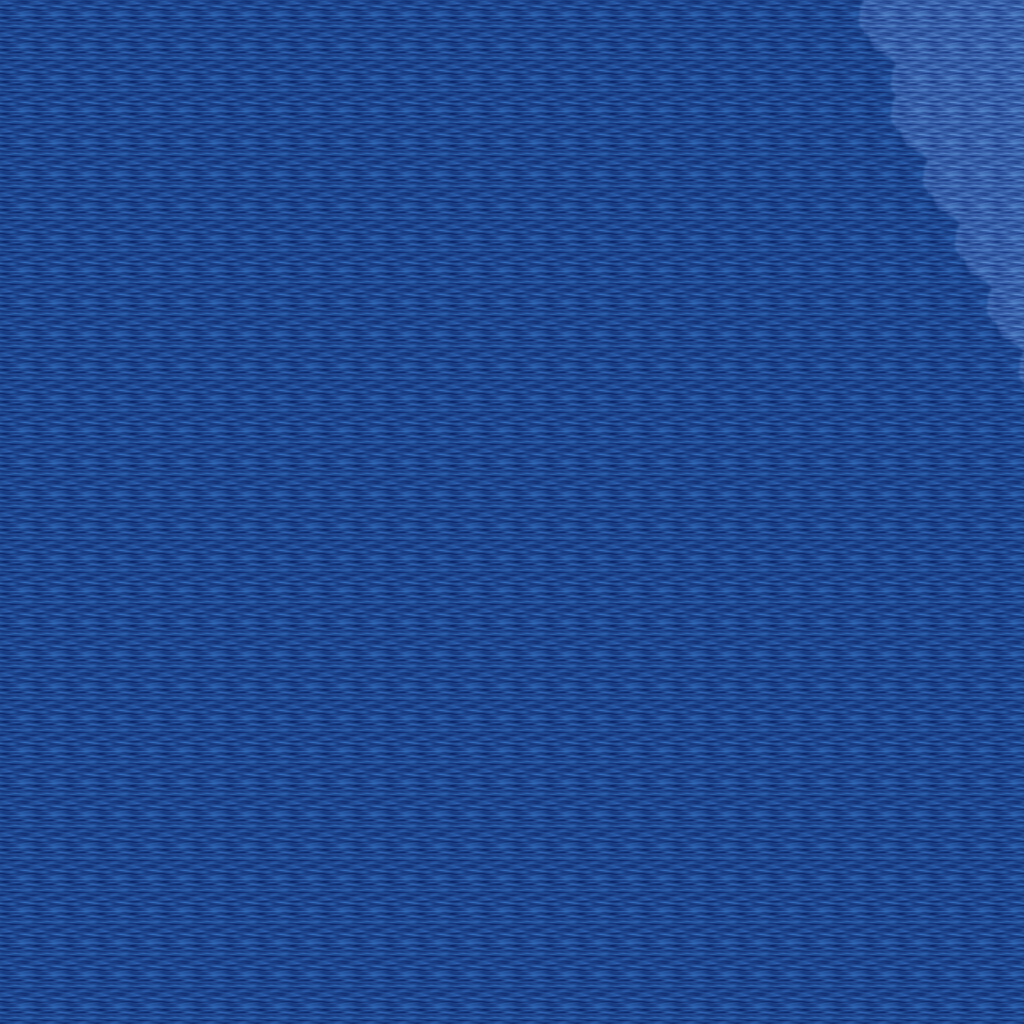

Rendered tile map (Tiled .tmx) drawn with the repository's tilesets; below, a short description and the map source with its tile grids summarised:
An orthogonal 32x32 tile map with 32x32 px tiles, 5 tile layers (Ground, Objects, Objects2, Above, ...), 1 hidden layer not drawn, 27 tilesets.

<map version="1.10" tiledversion="1.11.0" orientation="orthogonal" renderorder="right-down" width="32" height="32" tilewidth="32" tileheight="32" infinite="0" nextlayerid="11" nextobjectid="1">
 <tileset firstgid="1" name="ground_ground" tilewidth="32" tileheight="32" tilecount="33" columns="3">
  <image source="../drawable/ground_ground.png" width="96" height="352" />
 </tileset>
 <tileset firstgid="34" name="ground_water_pool" tilewidth="32" tileheight="32" tilecount="72" columns="3">
  <image source="../drawable/ground_water_pool.png" width="96" height="768" />
 </tileset>
 <tileset firstgid="106" name="ground_water_pool_corners" tilewidth="32" tileheight="32" tilecount="72" columns="3">
  <image source="../drawable/ground_water_pool_corners.png" width="96" height="768" />
 </tileset>
 <tileset firstgid="178" name="ground_grass_corners" tilewidth="32" tileheight="32" tilecount="24" columns="6">
  <image source="../drawable/ground_grass_corners.png" width="192" height="128" />
 </tileset>
 <tileset firstgid="202" name="ground_grass_edges" tilewidth="32" tileheight="32" tilecount="36" columns="12">
  <image source="../drawable/ground_grass_edges.png" width="384" height="96" />
 </tileset>
 <tileset firstgid="238" name="plant_grasses" tilewidth="32" tileheight="32" tilecount="6" columns="3">
  <image source="../drawable/plant_grasses.png" width="96" height="64" />
 </tileset>
 <tileset firstgid="244" name="building_wall_wood" tilewidth="32" tileheight="32" tilecount="16" columns="4">
  <image source="../drawable/building_wall_wood.png" width="128" height="128" />
 </tileset>
 <tileset firstgid="260" name="plant_flower_daisy_white" tilewidth="32" tileheight="32" tilecount="8" columns="2">
  <image source="../drawable/plant_flower_daisy_white.png" width="64" height="128" />
 </tileset>
 <tileset firstgid="268" name="building_fence_fence_chunky" tilewidth="32" tileheight="32" tilecount="21" columns="3">
  <image source="../drawable/building_fence_fence_chunky.png" width="96" height="224" />
 </tileset>
 <tileset firstgid="289" name="building_door_door_n" tilewidth="32" tileheight="32" tilecount="6" columns="3">
  <image source="../drawable/building_door_door_n.png" width="96" height="64" />
 </tileset>
 <tileset firstgid="295" name="logic_creature_animal" tilewidth="32" tileheight="32" tilecount="32" columns="8">
  <image source="../drawable/logic_creature_animal.png" width="256" height="128" />
 </tileset>
 <tileset firstgid="327" name="logic_collision" tilewidth="32" tileheight="32" tilecount="1" columns="1">
  <image source="../drawable/logic_collision.png" width="32" height="32" />
 </tileset>
 <tileset firstgid="328" name="ground_water_pool_deep" tilewidth="32" tileheight="32" tilecount="72" columns="3">
  <image source="../drawable/ground_water_pool_deep.png" width="96" height="768" />
 </tileset>
 <tileset firstgid="400" name="plant_tree_palm_trees" tilewidth="32" tileheight="32" tilecount="40" columns="4">
  <image source="../drawable/plant_tree_palm_trees.png" width="128" height="320" />
 </tileset>
 <tileset firstgid="440" name="furniture_chair_bench_wooden" tilewidth="32" tileheight="32" tilecount="8" columns="2">
  <image source="../drawable/furniture_chair_bench_wooden.png" width="64" height="128" />
 </tileset>
 <tileset firstgid="448" name="building_outhouse" tilewidth="32" tileheight="32" tilecount="12" columns="3">
  <image source="../drawable/building_outhouse.png" width="96" height="128" />
 </tileset>
 <tileset firstgid="460" name="furniture_table_vendors_table" tilewidth="32" tileheight="32" tilecount="35" columns="7">
  <image source="../drawable/furniture_table_vendors_table.png" width="224" height="160" />
 </tileset>
 <tileset firstgid="495" name="logic_item_fruits" tilewidth="32" tileheight="32" tilecount="16" columns="8">
  <image source="../drawable/logic_item_fruits.png" width="256" height="64" />
 </tileset>
 <tileset firstgid="511" name="plant_tree_banana_tree" tilewidth="32" tileheight="32" tilecount="40" columns="4">
  <image source="../drawable/plant_tree_banana_tree.png" width="128" height="320" />
 </tileset>
 <tileset firstgid="551" name="furniture_light_small_lamp" tilewidth="32" tileheight="32" tilecount="4" columns="4">
  <image source="../drawable/furniture_light_small_lamp.png" width="128" height="32" />
 </tileset>
 <tileset firstgid="555" name="light_dim_yellow_light_5x5" tilewidth="32" tileheight="32" tilecount="25" columns="5">
  <image source="../drawable/light_dim_yellow_light_5x5.png" width="160" height="160" />
 </tileset>
 <tileset firstgid="580" name="furniture_light_roots_lamp" tilewidth="32" tileheight="32" tilecount="6" columns="2">
  <image source="../drawable/furniture_light_roots_lamp.png" width="64" height="96" />
 </tileset>
 <tileset firstgid="586" name="light_dim_yellow_light_7x5" tilewidth="32" tileheight="32" tilecount="35" columns="7">
  <image source="../drawable/light_dim_yellow_light_7x5.png" width="224" height="160" />
 </tileset>
 <tileset firstgid="621" name="light_yellow_light_5x5" tilewidth="32" tileheight="32" tilecount="25" columns="5">
  <image source="../drawable/light_yellow_light_5x5.png" width="160" height="160" />
 </tileset>
 <tileset firstgid="646" name="ground_sand_1" tilewidth="32" tileheight="32" tilecount="10" columns="2">
  <image source="../drawable/ground_sand_1.png" width="64" height="160" />
 </tileset>
 <tileset firstgid="656" name="ground_sand_2" tilewidth="32" tileheight="32" tilecount="15" columns="5">
  <image source="../drawable/ground_sand_2.png" width="160" height="96" />
 </tileset>
 <tileset firstgid="671" name="logic_creature_reptile" tilewidth="32" tileheight="32" tilecount="7" columns="7">
  <image source="../drawable/logic_creature_reptile.png" width="224" height="32" />
 </tileset>
 <layer id="1" name="Ground" width="32" height="32">
  <data>[1024 cells, 1024 non-empty, 4 distinct tile ids]</data>
 </layer>
 <layer id="2" name="Objects" width="32" height="32">
  <data>[1024 cells, 0 non-empty, 0 distinct tile ids]</data>
 </layer>
 <layer id="3" name="Objects2" width="32" height="32">
  <data>[1024 cells, 0 non-empty, 0 distinct tile ids]</data>
 </layer>
 <layer id="4" name="Above" width="32" height="32">
  <data>[1024 cells, 0 non-empty, 0 distinct tile ids]</data>
 </layer>
 <layer id="5" name="Above2" width="32" height="32">
  <data>[1024 cells, 0 non-empty, 0 distinct tile ids]</data>
 </layer>
 <layer id="6" name="Walkable" width="32" height="32" visible="0">
  <data>[1024 cells, 1024 non-empty, 1 distinct tile ids]</data>
 </layer>
 <objectgroup id="7" name="Mapevents" />
 <objectgroup id="8" name="Spawn" />
 <objectgroup id="9" name="Keys" />
 <objectgroup id="10" name="Replace" />
</map>
